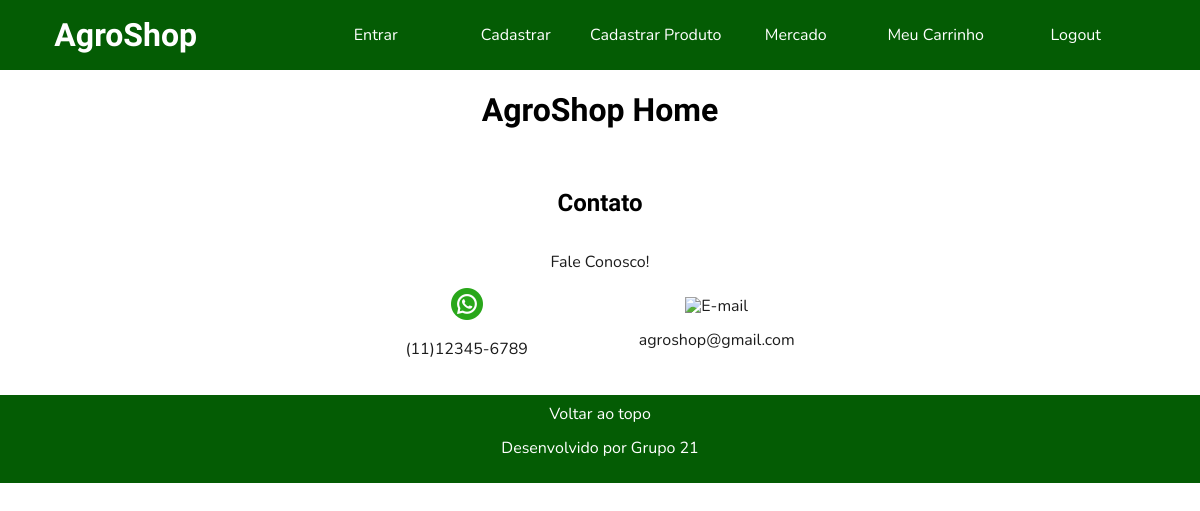
The page /Mercado on the database as committed earlier.
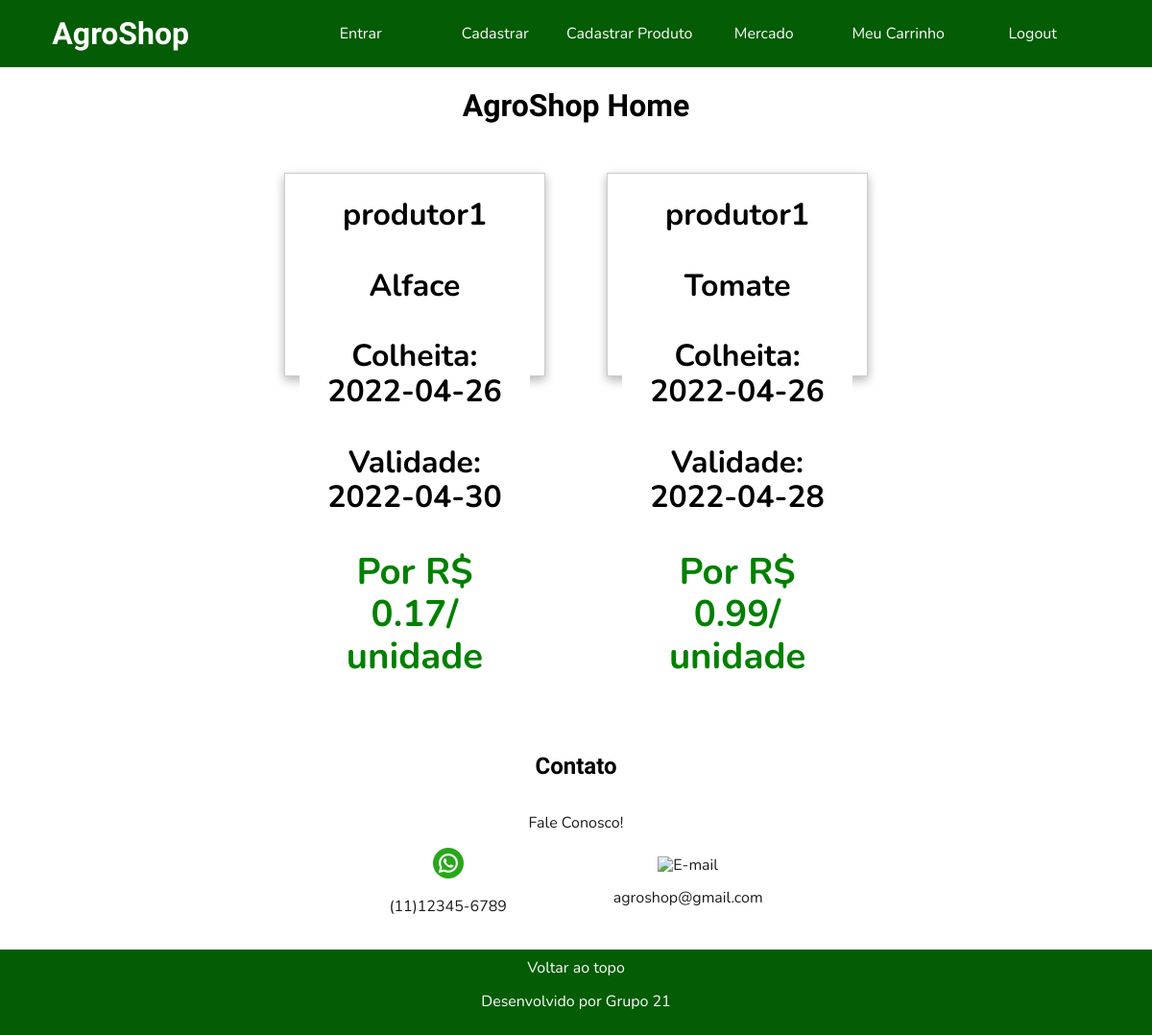
The same page on the database as committed later.
### website/models.py (models this page shows)
class Produto(db.Model, UserMixin):
    id = db.Column(db.Integer, primary_key=True)
    idProd = db.Column(db.Integer)
    tipo = db.Column(db.String(25))
    preco = db.Column(db.Float)
    quantidade = db.Column(db.Integer)
    dataColeta = db.Column(db.Date)
    dataValidade = db.Column(db.Date)

class Produtor(db.Model, UserMixin):
    id = db.Column(db.Integer, primary_key=True)
    email = db.Column(db.String(150), unique = True)
    senha = db.Column(db.String(150))
    nome = db.Column(db.String(150))

### website/auth.py (the view)
@auth.route('/Mercado', methods = ['GET','POST'])
def mercado():
    loginCliente = session.get('contaCliente', None)
    if loginCliente != None:
        return redirect(url_for('auth.home_cliente'))
    queryProdutos = """SELECT Produto.Id, Produtor.Nome, Produto.tipo, Produto.preco, Produto.quantidade, Produto.dataColeta, Produto.dataValidade
    FROM Produto INNER JOIN Produtor on Produto.idProd=Produtor.id"""
    con = sqlite3.connect('AgroShop\website\database.db')
    db = con.cursor()
    Produtos = db.execute(queryProdutos)
    Produto=Produtos.fetchall()
    con.close()
    return render_template("mercado.html",Produto=Produto)

### website/templates/mercado.html (shortened to what this page needs)
<!DOCTYPE html>
<html lang="en">
<head>
    <link rel="stylesheet" href="https://cdnjs.cloudflare.com/ajax/libs/font-awesome/4.7.0/css/font-awesome.min.css">
    <link rel="stylesheet" href="../static/css/normalize.css">
    <link rel="stylesheet" href="../static/css/home-cliente.css">
</head>
<body>
    <nav id="topo">
        <a href="/">AgroShop</a>
        <ul>
            <li><a href="entrar">Entrar</a></li>
            <li><a href="cadastrar">Cadastrar</a></li>
            <li><a href="NovoProduto">Cadastrar Produto</a></li>
            <li><a href="Mercado">Mercado</a></li>
            <li><a href="carrinho">Meu Carrinho</a></li>
            <li><a href="logout">Logout</a></li>
        </ul>
    </nav>
    <h1>AgroShop Home</h1>
    <html>
    <head>
    </head>
    <body>
        <form method="post">
            {% for produto in Produto %}
            <tr>
                <div class="form-group">
                    <h1 class="botao">
                        {{produto[1]}}
                        <br><br>{{produto[2]}}
                        <br><br>Colheita: {{produto[5]}}
                        <br><br>Validade: {{produto[6]}}
                        <br><br>
                        <div class="preco">Por R$ {{produto[3]}}/ unidade</div>
                    </h1><br>
                </div>
            </tr>
            {% endfor %}
        </form>
        <section id="contato">
            <h2>Contato</h2>
            <p>Fale Conosco!</p>
            <div>
                <img src="../static/img/icon_whatsapp.png" alt="WhatsApp">
                <p><a href="tel:11123456789"></a>(11)12345-6789</p>
            </div>
            <div>
                <img src="../static/img/icon_gmail.png" alt="E-mail">
                <p><a href="mailto:agroshop@gmail.com"></a>agroshop@gmail.com</p>
            </div>
        </section>
        <footer>
            <a href="#topo">Voltar ao topo</a>
            <p>Desenvolvido por Grupo 21</p>
        </footer>
    </body>
    </html>
</body>
</html>

Rows that differ between the two databases and show on the page:
added Produto: nome "produtor1", tipo "Alface", dataColeta "2022-04-26", dataValidade "2022-04-30", preco "0.17"
added Produto: nome "produtor1", tipo "Tomate", dataColeta "2022-04-26", dataValidade "2022-04-28", preco "0.99"
